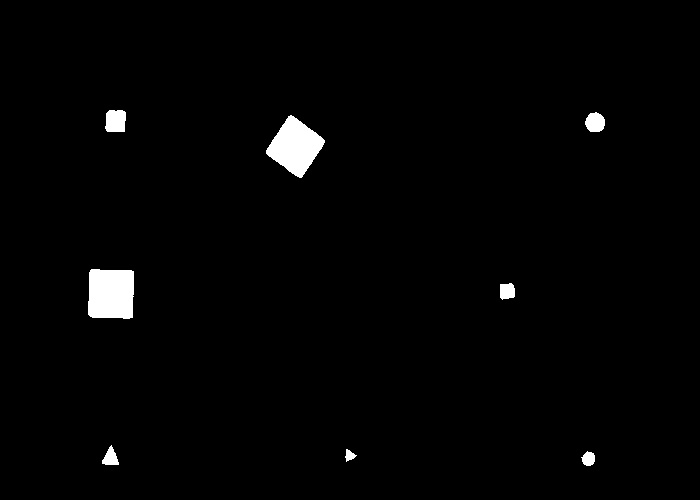
#> input picture Task 5/test.jpg, 700 x 500 px
$ python -i getPerspective.py   (imports and definitions only)
#> lines starting #> are read from the running program, lines starting #| are printed output that depends on the picture; after the words box and inside, x2 and y2 are one past the last pixel; in counts of white or black regions, pixels touching at a corner belong together
#> further down, picture is the input picture: shape (500, 700, 3); min 0, max 255, mean 4.1
# -*- coding: utf-8 -*-
"""
**************************************************************************
*                  Cross_A_Crater (e-Yantra 2016)
*                  ================================
*  This software is intended to teach image processing concepts
*
*  MODULE: Resource
*  Filename: getPerspective.py
*  Version: 2.0.0
*  Date: February 23, 2017
*
*  Author: Sanam Shakya and Jayant Solanki, e-Yantra Project, Department of Computer Science
*  and Engineering, Indian Institute of Technology Bombay.
*
*  Software released under Creative Commons CC BY-NC-SA
*
*  For legal information refer to:
*        http://creativecommons.org/licenses/by-nc-sa/4.0/legalcode
*
*
*  This software is made available on an “AS IS WHERE IS BASIS”.
*  Licensee/end user indemnifies and will keep e-Yantra indemnified from
*  any and all claim(s) that emanate from the use of the Software or
*  breach of the terms of this agreement.
*
*  e-Yantra - An MHRD project under National Mission on Education using
*  ICT(NMEICT)
*
**************************************************************************
"""
############################################
## Import OpenCV
import numpy as np
import cv2
def get_perspective_image(frame):
    #hsv=cv2.cvtColor(frame,cv2.COLOR_BGR2HSV)
    gray = cv2.cvtColor(frame, cv2.COLOR_BGR2GRAY)
    lower = np.array([0, 0, 0]) #black color mask
    upper = np.array([100, 100, 100])
    mask = cv2.inRange(frame, lower, upper)
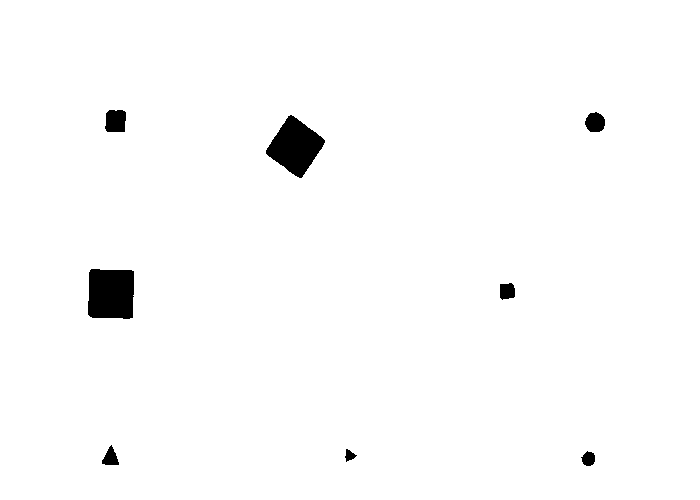
#> mask: shape (500, 700); 98.4% white; 8 black regions
    cv2.imshow("mask",mask)
    ret,thresh1 = cv2.threshold(mask,130,255,cv2.THRESH_BINARY)
    cv2.imshow("thresh",thresh1)
    contours,heirarchy= cv2.findContours(thresh1, cv2.RETR_TREE, cv2.CHAIN_APPROX_SIMPLE)
#> contours = 9 contours; largest, box (x1, y1, x2, y2) and area: (0, 0, 700, 500) 348801, (87, 268, 135, 320) 2250, (265, 114, 326, 179) 2166, (104, 109, 127, 133) 456, (584, 111, 606, 133) 342
    heirarchy=heirarchy[0]
    #cv2.imshow("window",)
    biggest = 0
    max_area = 0
    min_size = thresh1.size/4
#> min_size = 87500
    index1 = 0
    for i in contours:
        area = cv2.contourArea(i)
        if area > 10000:
            peri = cv2.arcLength(i,True)
        if area > max_area:
            biggest = index1
            max_area = area
        index1 = index1 + 1
#> this loop made 9 passes
#> (i, area, peri, biggest, max_area) on pass 1: ([[0, 0], [0, 499], [699, 499], [699, 0]], 348801, 2396, 0, 348801)
#> area on passes 2 to 7: 172.5, 101, 229.5, 242.5, 2249.5, 2165.5
#> after the loop, biggest = 0; index1 = 9; max_area = 348801


    '''
    index=heirarchy[biggest][2]
    area=cv2.contourArea(contours[index])
    while area<100:
        if heirarchy[index][0]!=-1:
            index=heirarchy[index][0]
            area=cv2.contourArea(contours[index])
    #cv2.drawContours(frame,contours,index,(0,255,0),3)
    '''
    approx = cv2.approxPolyDP(contours[biggest],0.05*peri,True)
#> approx = [[0, 0], [0, 499], [699, 499], [699, 0]]
    #cv2.drawContours(frame,contours,heirarchy[heirarchy[biggest][2]][0],(0,255,0),3)
    #print heirarchy[heirarchy[biggest][2]]
    x1 = approx[0][0][0]
#> x1 = 0
    y1 = approx[0][0][1]
#> y1 = 0
    x2 = approx[1][0][0]
#> x2 = 0
    y2 = approx[1][0][1]
#> y2 = 499
    x3 = approx[3][0][0]
#> x3 = 699
    y3 = approx[3][0][1]
#> y3 = 0
    x4 = approx[2][0][0]
#> x4 = 699
    y4 = approx[2][0][1]
#> y4 = 499
    cv2.imshow("1",frame)
    #points remapped from source image from camera
    #to cropped image try to match x1, y1,.... to the respective near values
    #you may need to edit below code to your own need
    #for LM
    pts1 = np.float32([[x2,y2],[x4,y4],[x1,y1],[x3,y3]])
#> pts1 = [[0, 499], [699, 499], [0, 0], [699, 0]]
    pts2 = np.float32([[0,700],[980,700],[0,0],[980,0]])#remarking each four side of the cropped image
    persM = cv2.getPerspectiveTransform(pts1,pts2)
#> persM = [[1.4, 0, 0], [-1.63e-16, 1.4, 0], [-2.32e-19, 0, 1]]
    dst = cv2.warpPerspective(frame,persM,(980,700))#setting output image resolution
    pts=np.array([[[0,0],[980,0],[980,700],[0,700]]])

    cv2.polylines(dst, pts, True, (255,255,255), 40)
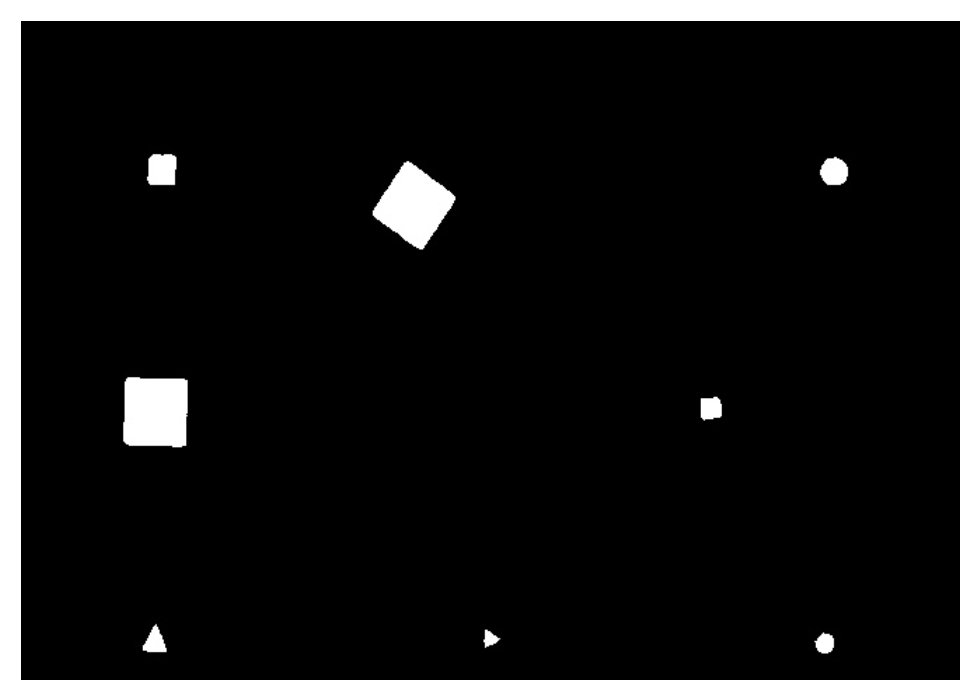
#> dst: shape (700, 980, 3); min 0, max 255, mean 29.1

    return dst
    #l=[x1,y1,x2,y2,x3,y3,x4,y4]
    #return l

>>> import cv2
>>> picture = cv2.imread('test.jpg')
>>> result = get_perspective_image(picture)
